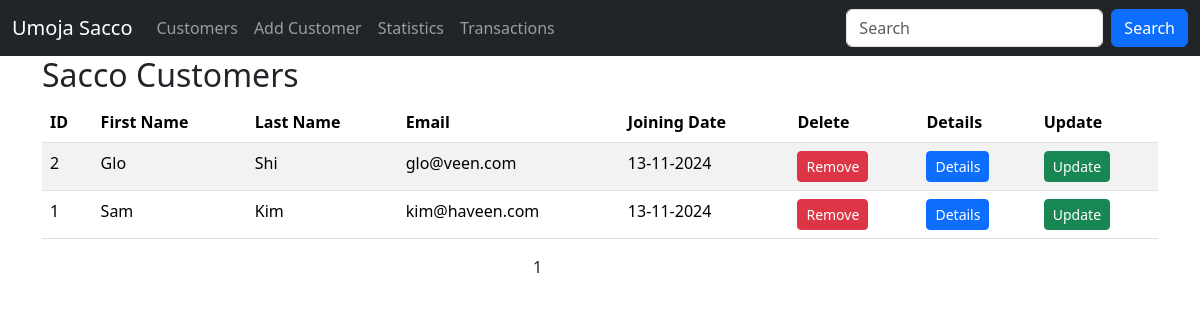
The app's page /, older data.
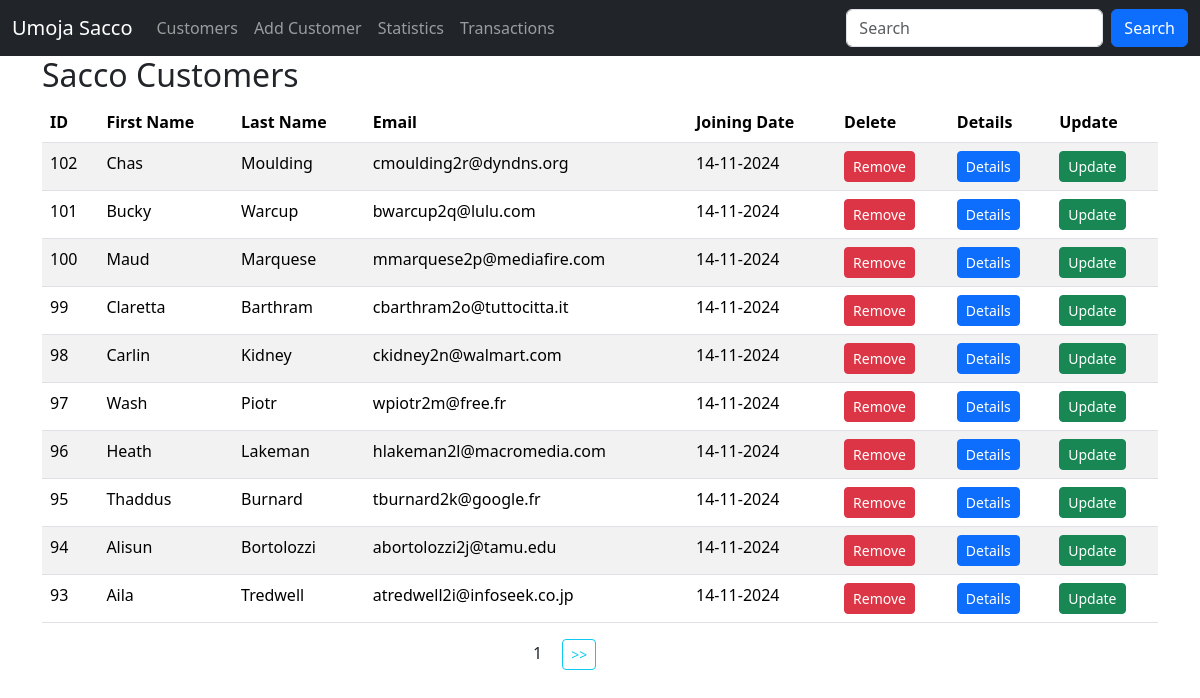
The same page, newer data.
### sacco/models.py (models this page shows, shortened)
class Customer(models.Model):
    first_name = models.CharField(max_length=30) #charfield = varchar
    last_name = models.CharField(max_length=30)
    email = models.EmailField(unique=True) #varchar + ensures email is unique
    dob = models.DateField()
    gender = models.CharField(max_length=10)
    weight = models.IntegerField(default=0)
    created_at = models.DateTimeField(auto_now_add=True)
    updated_at = models.DateTimeField(auto_now=True)
    class Meta:
        db_table = 'customers'

### sacco/views.py (the view)
# urls.py: path('', views.customers, name='customers'),  # add /customers on host url in browser if you specified 'test'
def customers(request):
    data = Customer.objects.all().order_by('-id').values() # select * from customers
    paginator = Paginator(data, 10)
    page_number = request.GET.get('page', 1) #1 is a default page loaded if the page input is missing
    try:
        paginated_data = paginator.page(page_number)
    except PageNotAnInteger | EmptyPage  :
        paginated_data = paginator.page(1) #1 is a default page loaded if the page input is invalid
    return render(request, "customers.html", {"data": paginated_data}) #note that the data object carries key paginated information. also used in the customers.html loop

### templates/customers.html (shortened to what this page needs)
{% extends 'master.html' %}
{% block content %}
    <div class="container">
        <h2>Sacco Customers</h2>
        <table class="table table-striped">
            <thead>
            <tr>
                <th>ID</th>
                <th>First Name</th>
                <th>Last Name</th>
                <th>Email</th>
                <th>Joining Date</th>
                <th>Delete</th>
                <th>Details</th>
                <th>Update</th>
            </tr>
            </thead>
            {% for customer in data.object_list %}
                <tr>
                    <td>{{ customer.id }}</td>
                    <td>{{ customer.first_name }}</td>
                    <td>{{ customer.last_name }}</td>
                    <td>{{ customer.email }}</td>
                    <td>{{ customer.created_at | date:"d-m-Y" }}</td>
                    <td>
                        <a class="btn btn-danger btn-sm" href="{% url 'delete_customer' customer.id %}">Remove</a>
                    </td>
                    <td>
                        <a class="btn btn-primary btn-sm" href="{% url 'customer_details' customer.id %}">Details</a>
                    </td>
                    <td>
                        <a class="btn btn-success btn-sm" href="{% url 'update_customer' customer.id %}">Update</a>
                    </td>
                </tr>
            {% empty %}
                <p>No customers in the sacco</p>
            {% endfor %}
        </table>
        <div class="row justify-content-center">
            <div class="col-sm-2">
                <span class="mx-3">{{ data.number }}</span>
                {% if data.has_next %}
                    <a class="btn btn-outline-info btn-sm" href="?page={{ data.next_page_number }}"> >> </a>
                {% endif %}
            </div>
        </div>
    </div>
{% endblock %}

### templates/master.html (shortened to what this page needs)
<!DOCTYPE html>
<html lang="en">
<head>
    <link href="https://cdn.jsdelivr.net/npm/bootstrap@5.3.3/dist/css/bootstrap.min.css" rel="stylesheet">
</head>
<body>
<nav class="navbar navbar-expand-sm navbar-dark bg-dark">
    <div class="container-fluid">
        <a class="navbar-brand" href="">Umoja Sacco</a>
        <div class="collapse navbar-collapse" id="mynavbar">
            <ul class="navbar-nav me-auto">
                <li class="nav-item">
                    <a class="nav-link" href="{% url 'customers' %}">Customers</a>
                </li>
                <li class="nav-item">
                    <a class="nav-link" href="{% url 'add_customer' %}"> Add Customer</a>
                </li>
                <li class="nav-item">
                    <a class="nav-link" href="#">Statistics</a>
                </li>
                <li class="nav-item">
                    <a class="nav-link" href="#">Transactions</a>
                </li>
            </ul>
            <form class="d-flex">
                <input class="form-control me-2" type="text" placeholder="Search">
                <button class="btn btn-primary" type="button">Search</button>
            </form>
        </div>
    </div>
</nav>
{% block content %}
{% endblock %}
</body>
</html>

Row changes from the older to the newer data that the page shows:
removed Customer: id "2", first_name "Glo", last_name "Shi", email "glo@veen.com", created_at "13-11-2024"
no longer on this page (row unchanged): Customer: id "1", first_name "Sam", last_name "Kim", email "kim@haveen.com", created_at "13-11-2024"
added Customer: id "102", first_name "Chas", last_name "Moulding", email "cmoulding2r@dyndns.org", created_at "14-11-2024"
added Customer: id "101", first_name "Bucky", last_name "Warcup", email "bwarcup2q@lulu.com", created_at "14-11-2024"
added Customer: id "100", first_name "Maud", last_name "Marquese", email "mmarquese2p@mediafire.com", created_at "14-11-2024"
added Customer: id "99", first_name "Claretta", last_name "Barthram", email "cbarthram2o@tuttocitta.it", created_at "14-11-2024"
added Customer: id "98", first_name "Carlin", last_name "Kidney", email "ckidney2n@walmart.com", created_at "14-11-2024"
added Customer: id "97", first_name "Wash", last_name "Piotr", email "wpiotr2m@free.fr", created_at "14-11-2024"
added Customer: id "96", first_name "Heath", last_name "Lakeman", email "hlakeman2l@macromedia.com", created_at "14-11-2024"
added Customer: id "95", first_name "Thaddus", last_name "Burnard", email "tburnard2k@google.fr", created_at "14-11-2024"
added Customer: id "94", first_name "Alisun", last_name "Bortolozzi", email "abortolozzi2j@tamu.edu", created_at "14-11-2024"
added Customer: id "93", first_name "Aila", last_name "Tredwell", email "atredwell2i@infoseek.co.jp", created_at "14-11-2024"
